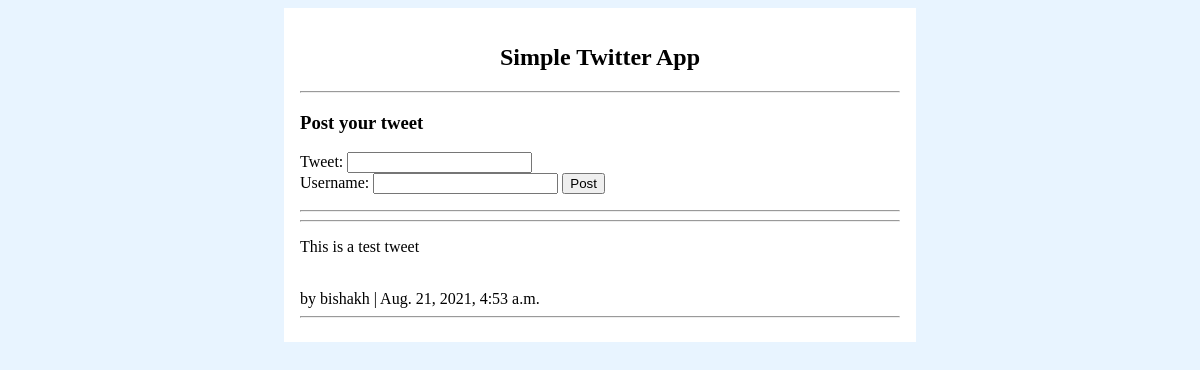
The app's page /, older data.
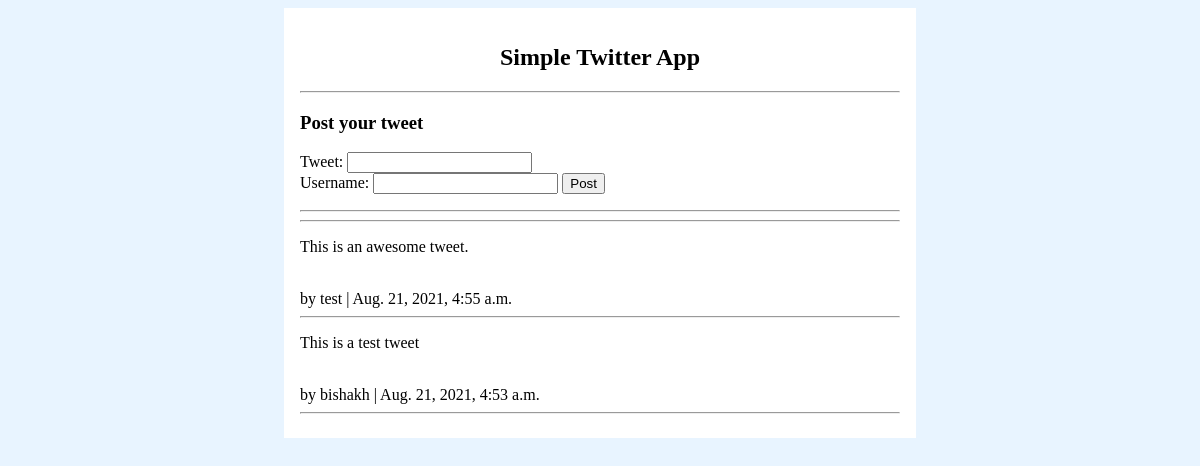
The same page, newer data.
### simpletwitterapp/models.py (models this page shows)
class Tweet(models.Model):
    username = models.CharField(max_length=200)
    content = models.CharField(max_length=400)
    datetime = models.DateTimeField(auto_now_add=True)

### simpletwitterapp/views.py (the view)
# urls.py: path('', views.index, name='index'),
def index(request):
    if request.method == "POST":
        print(request.POST)
        new_tweet = Tweet()
        new_tweet.username = request.POST["userinput"]
        new_tweet.content = request.POST["tweetinput"]
        new_tweet.save()
    all_tweets = Tweet.objects.all().order_by('-datetime')
    print(all_tweets) # for sanity check.
    context = {}
    context["all_tweets"] = all_tweets
    return render(request, "simpletwitterapp/index.html", context)

### simpletwitterapp/templates/simpletwitterapp/index.html (shortened to what this page needs)
<html>
    <head>
    </head>
    <body>
        <section class="main">
            <center>
                <h1>Simple Twitter App</h1>
            </center>
            <hr>
            <h3>Post your tweet</h3>
            <form action="{% url 'index' %}" method="post">
                Tweet: <input name="tweetinput" required>
                <br>
                Username: <input name="userinput" required>
                <input type="submit" value="Post">
            </form>
            <hr>
            <hr>
            {% for tweet in all_tweets %}
            <p>
                {{tweet.content}}
            </p>
            <br>by {{tweet.username}} |
            {{tweet.datetime}}
            <hr>
            {% endfor %}
        </section>
    </body>
</html>

Row changes from the older to the newer data that the page shows:
added Tweet: content "This is an awesome tweet.", username "test", datetime "Aug. 21, 2021, 4:55 a.m."
